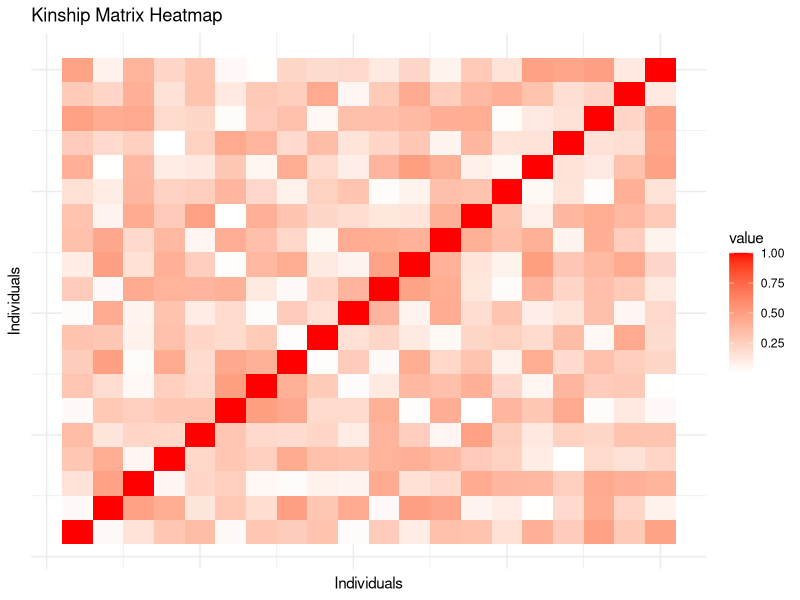

This chart was generated by the following R code:
library(ggplot2)

# Generate a simple kinship matrix
n <- 20
kinship <- matrix(runif(n^2, 0, 0.5), nrow = n)
diag(kinship) <- 1
kinship[lower.tri(kinship)] <- t(kinship)[lower.tri(kinship)]

kinship_df <- expand.grid(x = 1:n, y = 1:n)
kinship_df$value <- as.vector(kinship)

p <- ggplot(kinship_df, aes(x = x, y = y, fill = value)) +
  geom_tile() +
  scale_fill_gradient(low = "white", high = "red") +
  theme_minimal() +
  labs(title = "Kinship Matrix Heatmap", x = "Individuals", y = "Individuals") +
  theme(axis.text = element_blank(), axis.ticks = element_blank())

ggsave("kinship_heatmap.pdf", p, width = 8, height = 7)